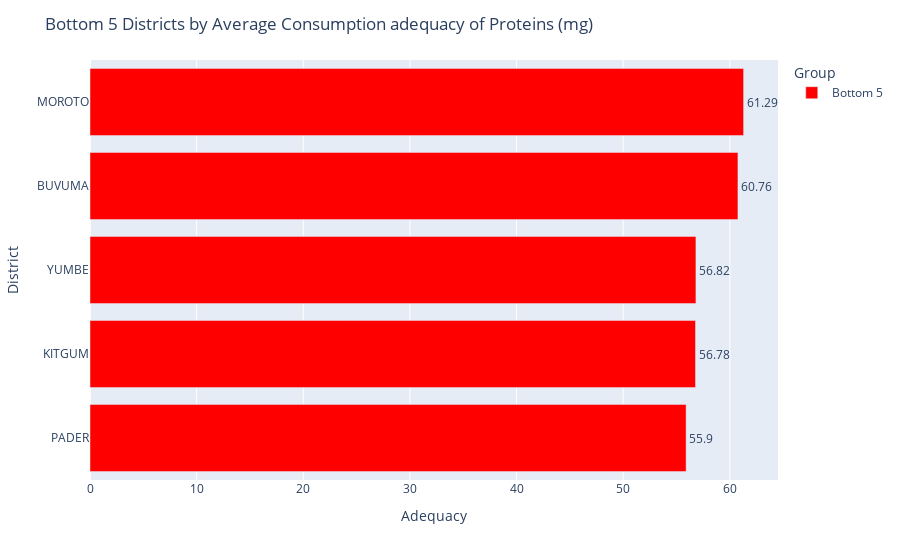

The notebook cell this image was saved under:
### Markdown cell above
### Proteins

### Code cell
nutrient =  "Average Consumption adequacy of Proteins (mg)"

bottom5 = merged_nutrients.nsmallest(5, nutrient)
bottom5["Group"] = "Bottom 5"

# Horizontal bar chart
fig = px.bar(
    bottom5,
    x=nutrient,
    y="district",
    color="Group",
    text=nutrient,
    orientation="h",
     color_discrete_map={
         "Bottom 5": "red"
          }
)

fig.update_traces(textposition="outside")
fig.update_layout(
    title=f"Bottom 5 Districts by {nutrient}",
    xaxis_title="Adequacy",
    yaxis_title="District",
    yaxis=dict(categoryorder="total ascending")
)

fig.show()

### Figure 1 — Plotly figure (JSON) as saved in the notebook; plotly's stock layout.template omitted (floating-point values rounded to 4 significant figures)
{"data": [{"hovertemplate": "Group=Bottom 5<br>Average Consumption adequacy of Proteins (mg)=%{text}<br>district=%{y}<extra></extra>", "legendgroup": "Bottom 5", "marker": {"color": "red", "pattern": {"shape": ""}}, "name": "Bottom 5", "orientation": "h", "showlegend": true, "text": [55.9, 56.78, 56.82, 60.76, 61.29], "textposition": "outside", "type": "bar", "x": [55.9, 56.78, 56.82, 60.76, 61.29], "xaxis": "x", "y": ["PADER", "KITGUM", "YUMBE", "BUVUMA", "MOROTO"], "yaxis": "y"}], "layout": {"barmode": "relative", "legend": {"title": {"text": "Group"}, "tracegroupgap": 0}, "margin": {"t": 60}, "title": {"text": "Bottom 5 Districts by Average Consumption adequacy of Proteins (mg)"}, "xaxis": {"anchor": "y", "domain": [0, 1], "title": {"text": "Adequacy"}}, "yaxis": {"anchor": "x", "categoryorder": "total ascending", "domain": [0, 1], "title": {"text": "District"}}}}
